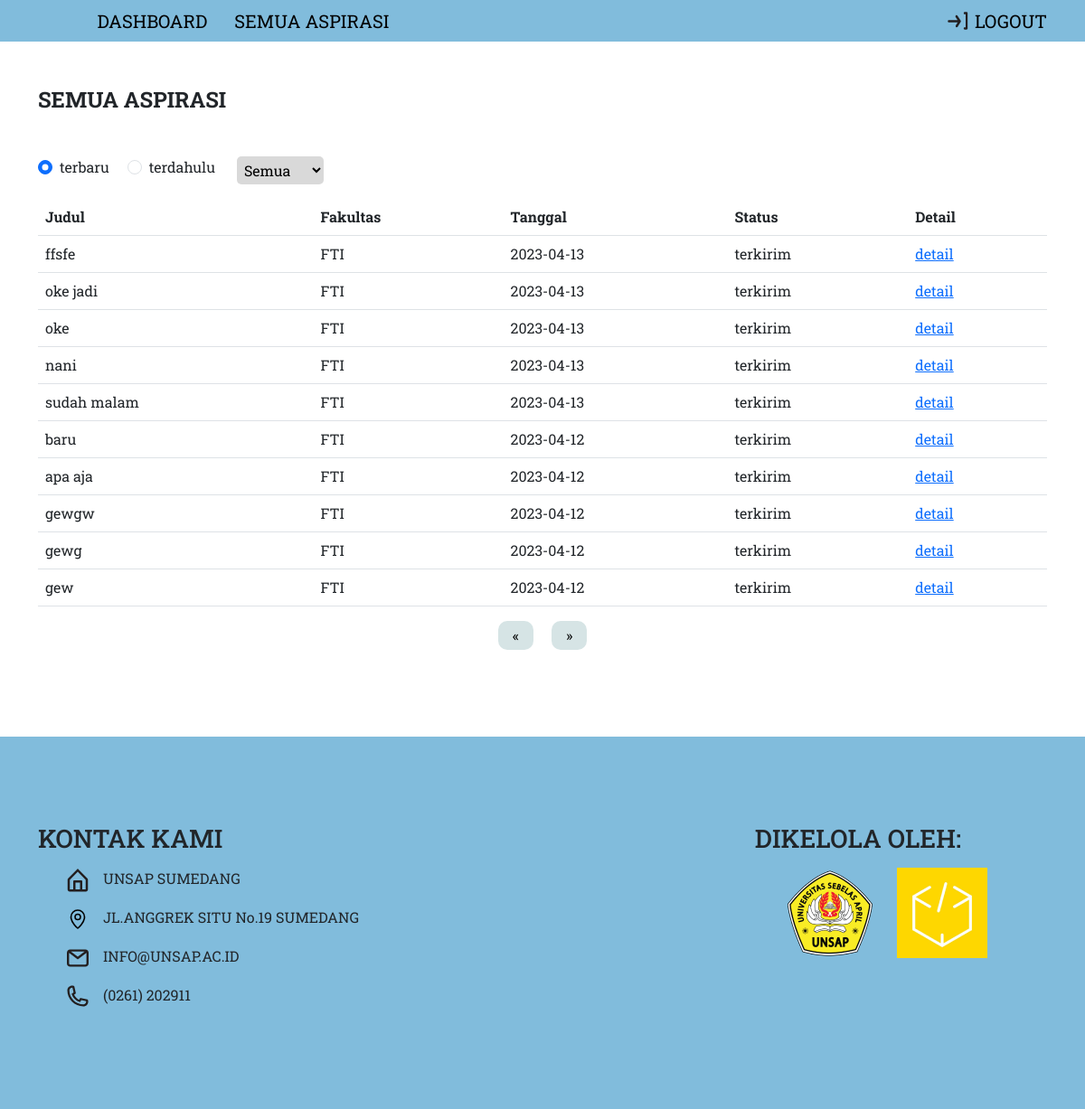
Page /admin/index.php (signed in) on the committed database.
### tables this page shows
CREATE TABLE `aspirasi` (
  `id` int(11) NOT NULL,
  `npm` varchar(12) NOT NULL,
  `judul` varchar(35) NOT NULL,
  `deskripsi` varchar(300) NOT NULL,
  `tanggal` date NOT NULL DEFAULT current_timestamp(),
  `waktu` datetime NOT NULL DEFAULT current_timestamp(),
  `status` enum('terkirim','diproses','selesai','') NOT NULL DEFAULT 'terkirim',
  `gambar` varchar(40) NOT NULL,
  `pesan` varchar(150) NOT NULL
);

CREATE TABLE `mahasiswa` (
  `npm` varchar(12) NOT NULL,
  `password` varchar(80) NOT NULL,
  `nama` varchar(50) NOT NULL,
  `kelas` varchar(12) NOT NULL,
  `fakultas` varchar(12) NOT NULL
);

### admin/func/autoload.php (called while the page is built, shortened)
<?php
$aspirasi = new Aspirasi();

### admin/func/Aspirasi.php (called while the page is built, shortened)
<?php
class Aspirasi extends Database {
    public function selectAspirasi($skip = 0, $order = "desc", $status = null) {
        $where = $status ? "AND status = '$status'" : "";
        $order = !$order ? "asc" : $order;
        $sql = "SELECT aspirasi.id, aspirasi.judul, mahasiswa.fakultas, aspirasi.tanggal, aspirasi.status FROM aspirasi, mahasiswa WHERE aspirasi.npm = mahasiswa.npm $where ORDER BY waktu $order LIMIT $skip, 10";
        $query = mysqli_query($this->connect, $sql);
        $data = [];
        while($row = mysqli_fetch_assoc($query)) { $data[] = $row; }
        return $data;
    }
}

### admin/func/Database.php (called while the page is built, shortened)
<?php
class Database {
    public function __construct() {
        $this->connect = mysqli_connect("localhost", "root", "", "aspirasi");
    }
}

### admin/index.php (the view, shortened to what this page needs)
<?php
require("func/autoload.php");
$data = $aspirasi->selectAspirasi($_POST["page"], $_POST["order"], $_POST["status"]);
?>
<!DOCTYPE html>
<html lang="en">
  <head>
    <link rel="stylesheet" href="assets/css/style.css" />
    <link
      href="https://cdn.jsdelivr.net/npm/bootstrap@5.3.0-alpha3/dist/css/bootstrap.min.css"
      rel="stylesheet"
    />
  </head>
  <body>
    <?php require("page/navbar.php"); ?>
    <section class="semua-aspirasi py-5">
      <div class="container py-5">
        <div class="semua-asp-page">
          <h1 class="fs-4 mb-5"><b>SEMUA ASPIRASI</b></h1>
            <form action="" method="post" id="filter">
                <div class="radio-button mb-3" style="display: flex">
                    <?php if($_POST["order"] === "asc") : ?>
                        <div class="form-check" style="margin-right: 20px;">
                            <input
                            class="form-check-input"
                            type="radio"
                            name="order"
                            id="flexRadioDefault1"
                            value="desc"
                            />
                            <label class="form-check-label" for="flexRadioDefault1">
                            terbaru
                            </label>
                        </div>
                        <div class="form-check">
                            <input
                            class="form-check-input"
                            type="radio"
                            name="order"
                            id="flexRadioDefault2"
                            value="asc"
                            checked
                            />
                            <label class="form-check-label me-2" for="flexRadioDefault2">
                            terdahulu
                            </label>
                        </div>
                    <?php else : ?>
                        <div class="form-check" style="margin-right: 20px;">
                            <input
                            class="form-check-input"
                            type="radio"
                            name="order"
                            id="flexRadioDefault1"
                            value="desc"
                            checked
                            />
                            <label class="form-check-label" for="flexRadioDefault1">
                            terbaru
                            </label>
                        </div>
                        <div class="form-check">
                            <input
                            class="form-check-input"
                            type="radio"
                            name="order"
                            id="flexRadioDefault2"
                            value="asc"
                            />
                            <label class="form-check-label me-2" for="flexRadioDefault2">
                            terdahulu
                            </label>
                        </div>
                    <?php endif; ?>
                    <div class="row">
                        <div class="col-6 ms-3">
                        <select
                            class="p-1"
                            style="
                            background-color: #d9d9d9;
                            border: none;
                            border-radius: 5px;
                            "
                            name="status"
                            id="status"
                        >
                            <option value="">Semua</option>
                        </select>
                        </div>
                    </div>
                </div>
            </form>
        </div>
        <table class="table">
          <thead>
            <tr>
              <th scope="col">Judul</th>
              <th scope="col">Fakultas</th>
              <th scope="col">Tanggal</th>
              <th scope="col">Status</th>
              <th scope="col">Detail</th>
            </tr>
          </thead>
          <tbody>
            <?php foreach($data as $row) : ?>
                <tr>
                  <td><?= $row["judul"] ?></td>
                  <td><?= $row["fakultas"] ?></td>
                  <td><?= $row["tanggal"] ?></td>
                  <td><?= $row["status"] ?></td>
                  <td><a href="page/detailaspirasi.php?id=<?= $row["id"] ?>">detail</a></td>
                </tr>
            <?php endforeach; ?>
          </tbody>
        </table>
        <div style="display: flex; justify-content: center;">
            <button class="button-dashboard p-1 px-3" type="submit" name="page" form="filter" value="<?= $_POST["page"] - 10 ?>" style="margin-right: 20px;">
                &laquo;
            </button>
            <button class="button-dashboard p-1 px-3" type="submit" name="page" form="filter" value="<?= $_POST["page"] + 10 ?>">
                &raquo;
            </button>
        </div>
      </div>
    </section>
    <?php require("page/contact.php") ?>
  </body>
</html>

### admin/page/navbar.php (shortened to what this page needs)
<nav class="navbar navbar-expand-lg fixed-top">
  <div class="container">
    <div class="collapse navbar-collapse" id="navbarNav">
      <div class="navbar-list mx-auto">
        <ul class="navbar-nav">
          <li class="nav-item ms-2 fs-5">
            <a href="<?= Database::$path ?>page/dashboard.php"">DASHBOARD</a>
          </li>
          <li class="nav-item fs-5">
            <a href="<?= Database::$path ?>">SEMUA ASPIRASI</a>
          </li>
          <li class="nav-item">
            <a></a>
          </li>
        </ul>
      </div>
      <a href="?logout=1" class="login fs-5">LOGOUT</a>
    </div>
  </div>
</nav>

### admin/page/contact.php (shortened to what this page needs)
<section class="footer py-5">
    <div class="container py-5">
    <div class="row">
        <div class="col-5">
        <h1 class="fs-3">KONTAK KAMI</h1>
        <div class="contact">
            <ul class="contact-list">
            <li class="mt-3">
                <span class="ms-1">UNSAP SUMEDANG</span>
            </li>
            <li class="mt-3">
                <span class="ms-1">JL.ANGGREK SITU No.19 SUMEDANG</span>
            </li>
            <li class="mt-3">
                <span class="ms-1">INFO@UNSAP.AC.ID</span>
            </li>
            <li class="mt-3">
                <span class="ms-1">(0261) 202911</span>
            </li>
            </ul>
        </div>
        </div>
        <div class="col-6 text-end">
        <h1 class="fs-3">DIKELOLA OLEH:</h1>
        <div class="row mt-3">
            <div class="col-10 text-end">
            <img src="<?= Database::$path ?>assets/img/image1.png" alt="unsap logo" />
            </div>
            <div class="col-2 text-end">
            <img src="<?= Database::$path ?>assets/img/image2.png" alt="tahu ngoding logo" />
            </div>
        </div>
        </div>
    </div>
    </div>
</section>

### admin/assets/css/style.css (style rules this page uses)
:root { --primary-color: #81bcdc; }
* { font-family: "Roboto Slab", serif; }
nav { background-color: var(--primary-color); }
.login { margin-left: 5px; text-decoration: none; color: #000; }
.contact-list { list-style-type: none; }
.footer { background-color: var(--primary-color); }
.button-dashboard { border: none; background-color: #d6e4e5; border-radius: 10px; }
#navbarNav ul li a { color: #000; text-decoration: none; padding-right: 30px; }
.navbar-list { padding-right: 500px; }

### rows in the picture
aspirasi: judul "ffsfe", mahasiswa.fakultas "FTI", tanggal "2023-04-13", status "terkirim"
aspirasi: judul "oke jadi", mahasiswa.fakultas "FTI", tanggal "2023-04-13", status "terkirim"
aspirasi: judul "oke", mahasiswa.fakultas "FTI", tanggal "2023-04-13", status "terkirim"
aspirasi: judul "nani", mahasiswa.fakultas "FTI", tanggal "2023-04-13", status "terkirim"
aspirasi: judul "sudah malam", mahasiswa.fakultas "FTI", tanggal "2023-04-13", status "terkirim"
aspirasi: judul "baru", mahasiswa.fakultas "FTI", tanggal "2023-04-12", status "terkirim"
aspirasi: judul "apa aja", mahasiswa.fakultas "FTI", tanggal "2023-04-12", status "terkirim"
aspirasi: judul "gewgw", mahasiswa.fakultas "FTI", tanggal "2023-04-12", status "terkirim"
aspirasi: judul "gewg", mahasiswa.fakultas "FTI", tanggal "2023-04-12", status "terkirim"
aspirasi: judul "gew", mahasiswa.fakultas "FTI", tanggal "2023-04-12", status "terkirim"
